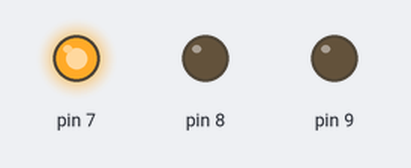
The sketch below on a simulated Arduino Uno, built with avr-gcc and run on an emulated ATmega328P. Shown: output pins drawn as LEDs (lit = HIGH).

Above: at 1.5 s.
At 4.5 s:
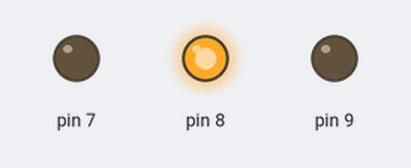
At 7.5 s:
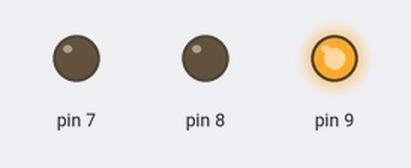
Timing chart, 0 to 11.7 s (numbered marks = the images above):
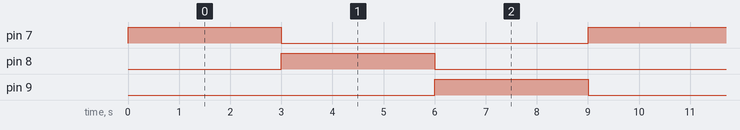

Measured:
- by itself, pin 7–9: alternates HIGH for 3.0 s and LOW for 6.0 s
- by itself, everything shown: repeats every 9.0 s, in 3 steps

The sketch:

Project_1_1_.ino
```cpp
void setup() {
  // put your setup code here, to run once:
Serial.begin(9600);
pinMode(7,OUTPUT);
pinMode(8,OUTPUT);
pinMode(9,OUTPUT);
}

void loop() {
  // put your main code here, to run repeatedly:
digitalWrite(7,HIGH);
digitalWrite(8,LOW);
digitalWrite(9,LOW);
delay(3000);
digitalWrite(7,LOW);
digitalWrite(8,HIGH);
digitalWrite(9,LOW);
delay(3000);
digitalWrite(7,LOW);
digitalWrite(8,LOW);
digitalWrite(9,HIGH);
delay(3000);
}
```
